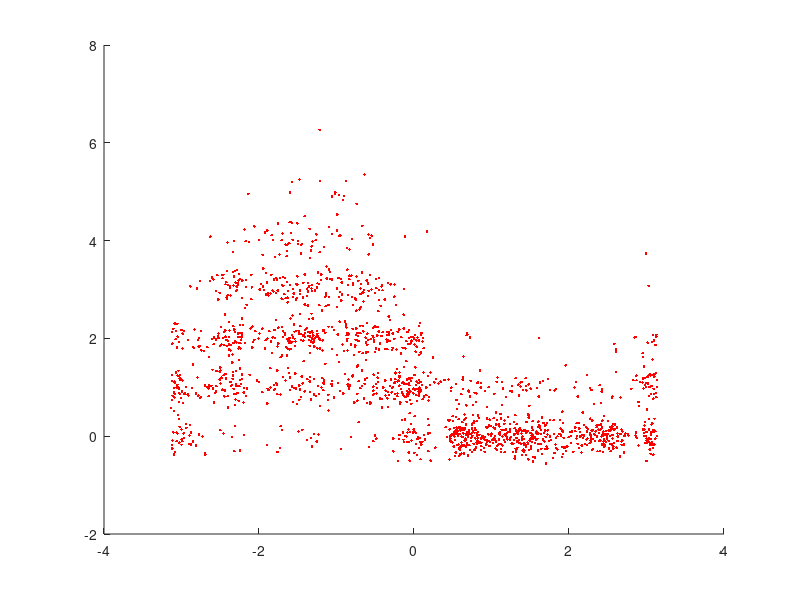

The MATLAB source for this figure: (Note: this script raises an error after producing the figure.)
%% CoSMo 2017, Day 5 -- Model fitting & optimization tutorial with Luigi Acerbi

% Prepare data, from Konrad's tutorial

% Load data
load M1_Stevenson_Binned

% Remove all times where speeds are very slow
isGood=find(handVel(1,:).^2+handVel(2,:).^2>.015);
handVel=handVel(1:2,isGood);
handPos=handPos(1:2,isGood);
spikes=spikes(:,isGood);
time=time(isGood);
angle=atan2(handVel(1,:),handVel(2,:));

% Plot Raw Data
nNeuron = 193  %193
clf
hold on
plot(angle,spikes(nNeuron,:)+0.2*randn(size(spikes(nNeuron,:))),'r.')

%% Part I: Model fitting
% Fix random seed for reproducibility
rng(1);

% Define exponential-cosine tuning curve
tuningFun = @(params,angle) exp(params(:,1)+params(:,2).*cos(angle-params(:,3)));

% Alternative tuning curve, rectified cosine
% tuningFun = @(params,angle) max(params(:,1)+params(:,2).*cos(angle-params(:,3)),1e-4);   % Why did I put 1e-4 and not 0?

% Define handle to negative log likelihood function
nLLfun = @(params) Tuning_nLL(params, spikes(nNeuron,:), angle, tuningFun);

% Define optimization starting point and bounds
LB = [-20,0,0];     % Lower bound
UB = [20,10,2*pi];  % Upper bound
PLB = [-3,0,0];     % Plausible lower bound
PUB = [3,3,2*pi];   % Plausible upper bound

% Randomize initial starting point inside plausible box
x0 = rand(size(PLB)).*(PUB - PLB) + PLB;

%% Fit with (bounded) fminsearch first
options.Display = 'iter';
options.OutputFcn = @(x, optimValues, state) plotProfile(nLLfun,x,PLB,PUB,[],{'b_0','b_1','\theta_0'});

[bestParams,fvalCosExp] = fminsearchbnd(nLLfun,x0,LB,UB,options);
% plot(-pi:pi/80:pi, exp(bestParams(1)+bestParams(2)*cos((-pi:pi/80:pi)-bestParams(3))))
fvalCosExp


%% Fit with fmincon (may get stuck!)
% [bestParams,fvalCosExp] = fmincon(nLLfun,x0,[],[],[],[],LB,UB,[],options);
% plot(-pi:pi/80:pi, exp(bestParams(1)+bestParams(2)*cos((-pi:pi/80:pi)-bestParams(3))))
% fvalCosExp


%% Fit with BADS (download from: https://github.com/lacerbi/bads)

options.Display = 'iter';
options.UncertaintyHandling = false;    % Log likelihood is exact
options.PeriodicVars = 3;               % Preferred direction is periodic

[bestParams,fvalCosExp,exitflag,output] = bads(nLLfun,x0,LB,UB,PLB,PUB,[],options);
% plot(-pi:pi/80:pi, exp(bestParams(1)+bestParams(2)*cos((-pi:pi/80:pi)-bestParams(3))))
fvalCosExp

%% MCMC via slice sampling

N = 2e3;
smpl_options = [];

[samples,fvals,exitflag,output] = slicesamplebnd(@(x) -nLLfun(x),x0,N,[],LB,UB,smpl_options);
cornerplot(samples,{'b_0','b_1','\theta_0'},[],[PLB;PUB]);

%% Part II: Fitting Drifting Tuning Curves

rng(1);
npivots = 10;

% Define optimization starting point and bounds
LB = [-20,0,0,-2*pi*ones(1,npivots-1)];     % Lower bound
UB = [20,10,2*pi,2*pi*ones(1,npivots-1)];  % Upper bound
PLB = [-3,0,0,-pi*ones(1,npivots-1)];     % Plausible lower bound
PUB = [3,3,2*pi,pi*ones(1,npivots-1)];   % Plausible upper bound

x0 = rand(size(PLB)).*(PUB - PLB) + PLB;

nLLfun = @(params) DriftingTuning_nLL(params, spikes(nNeuron,:), angle, time, tuningFun);

% [bestParams,fvalCosExp] = fminsearchbnd(nLLfun,x0,LB,UB,options);

% Fit with BADS (https://github.com/lacerbi/bads)

options.Display = 'iter';
options.UncertaintyHandling = false;    % Log likelihood is exact
options.PeriodicVars = 3;       % Preferred directions are periodic
options.OutputFcn = [];
% @(x, optimValues, state) plotProfile(nLLfun,x,PLB,PUB);

[bestParams,fvalCosExp,exitflag,output] = bads(nLLfun,x0,LB,UB,PLB,PUB,[],options);
%plot(-pi:pi/80:pi, exp(bestParams(1)+bestParams(2)*cos((-pi:pi/80:pi)-bestParams(3))))
fvalCosExp




%% MCMC via slice sampling

N = 8e3;
smpl_options = [];

[samples,fvals,exitflag,output] = slicesamplebnd(@(x) -nLLfun(x),x0,N,[],LB,UB,smpl_options);
cornerplot(samples,[],[],[PLB;PUB]);

